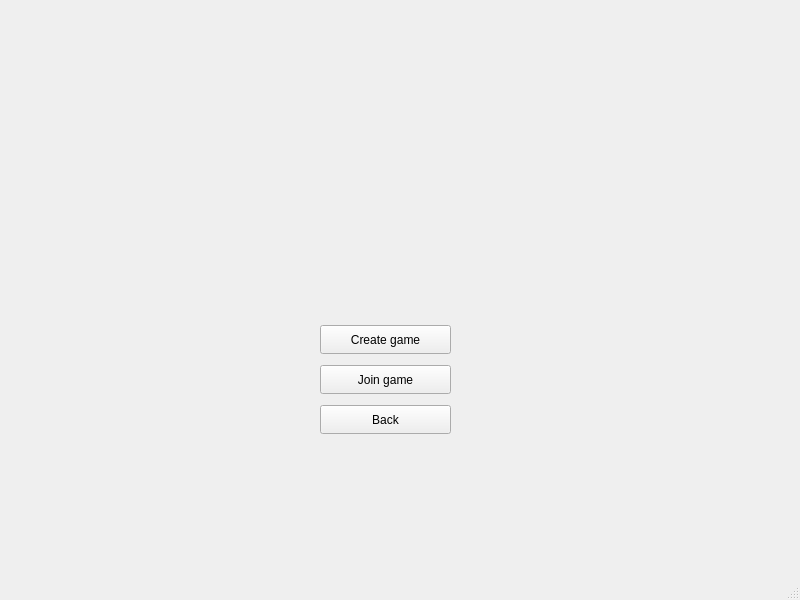
<?xml version="1.0" encoding="UTF-8"?>
<ui version="4.0">
 <class>MultiplayerModeSelectionWindow</class>
 <widget class="QMainWindow" name="MultiplayerModeSelectionWindow">
  <property name="geometry">
   <rect>
    <x>0</x>
    <y>0</y>
    <width>800</width>
    <height>600</height>
   </rect>
  </property>
  <property name="windowTitle">
   <string>MainWindow</string>
  </property>
  <widget class="QWidget" name="centralwidget">
   <widget class="QPushButton" name="btnCreateGame">
    <property name="geometry">
     <rect>
      <x>320</x>
      <y>325</y>
      <width>131</width>
      <height>29</height>
     </rect>
    </property>
    <property name="text">
     <string>Create game</string>
    </property>
   </widget>
   <widget class="QPushButton" name="btnJoinGame">
    <property name="geometry">
     <rect>
      <x>320</x>
      <y>365</y>
      <width>131</width>
      <height>29</height>
     </rect>
    </property>
    <property name="text">
     <string>Join game</string>
    </property>
   </widget>
   <widget class="QPushButton" name="btnBack">
    <property name="geometry">
     <rect>
      <x>320</x>
      <y>405</y>
      <width>131</width>
      <height>29</height>
     </rect>
    </property>
    <property name="text">
     <string>Back</string>
    </property>
   </widget>
  </widget>
  <widget class="QMenuBar" name="menubar">
   <property name="geometry">
    <rect>
     <x>0</x>
     <y>0</y>
     <width>800</width>
     <height>25</height>
    </rect>
   </property>
  </widget>
  <widget class="QStatusBar" name="statusbar"/>
 </widget>
 <resources/>
 <connections/>
</ui>
